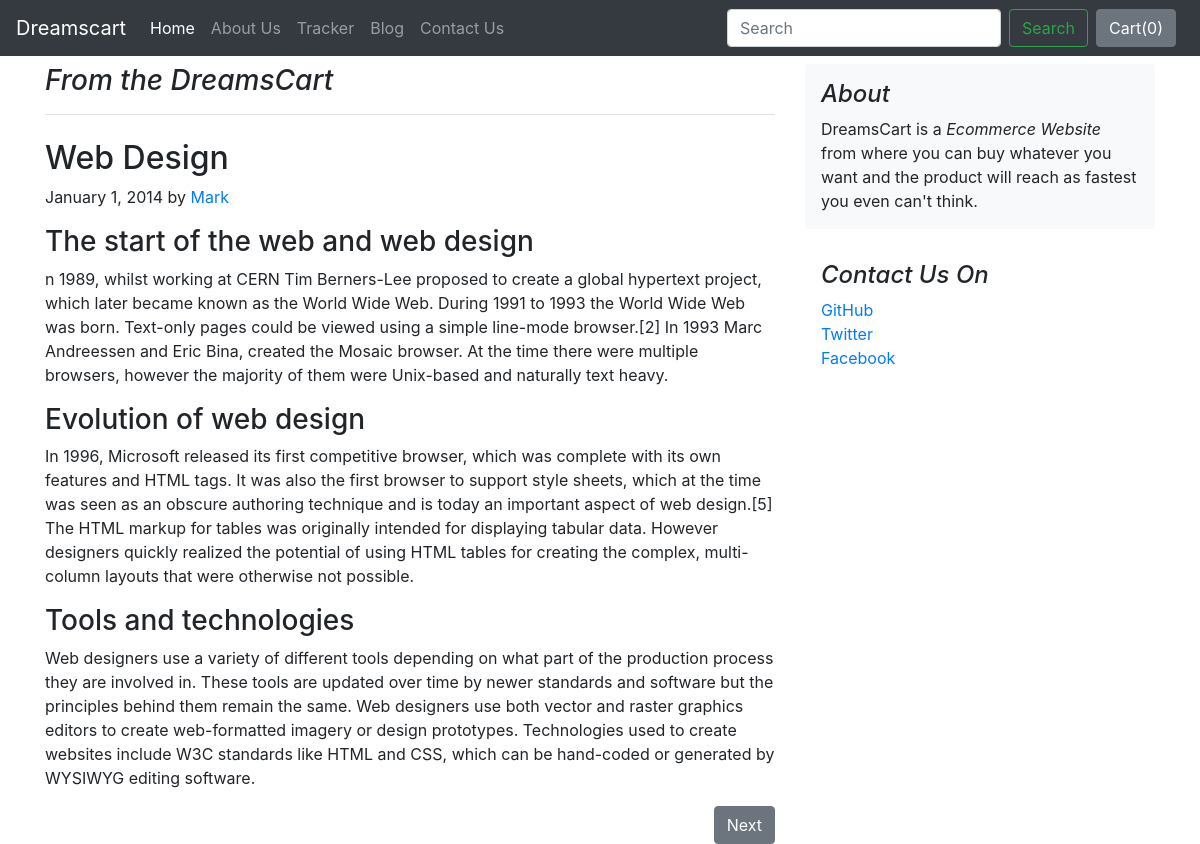
The page /blog/blogpost/1 on the database its author committed.
### blog/models.py (models this page shows, shortened)
class Blogpost(models.Model):
    post_id = models.AutoField(primary_key=True)
    title =   models.CharField(max_length=50)
    head0 =   models.CharField(max_length=500,default="")
    chead0 =  models.CharField(max_length=5000,default="")
    head1 =   models.CharField(max_length=500,default="")
    chead1 =  models.CharField(max_length=5000,default="")
    head2 =   models.CharField(max_length=500,default="")
    chead2 =  models.CharField(max_length=5000,default="")
    pub_date =models.DateField()
    image =   models.ImageField(upload_to="shop/images",default="")

### blog/views.py (the view)
# urls.py: path('blogpost/<int:id>', views.blogpost, name='blogPost'),
def blogpost(request,id):
	post = Blogpost.objects.filter(post_id = id)[0]
	if id <= 1:
		params = {'post':post,'next':id+1}
	elif id == len(Blogpost.objects.all()):
		params = {'post':post,'prev':id-1}
	else:
		params = {'post':post,'prev':id-1,'next':id+1}
	return render(request, 'blog/blogpost.html',params)

### blog/templates/blog/blogpost.html (shortened to what this page needs)
{% extends 'blog/demo.html' %}
{% block body %}
<div class="container">
    <div class="row mt-2">
        <div class="col-md-8 blog-main">
            <h3 class="pb-3 mb-4 font-italic border-bottom">
                From the DreamsCart
            </h3>
            <div class="blog-post">
                <h2 class="blog-post-title">{{post.title}}</h2>
                <p class="blog-post-meta">January 1, 2014 by <a href="#">Mark</a></p>
                <h3>{{post.head0}}</h3>
                <p>{{post.chead0}}</p>
                <h3>{{post.head1}}</h3>
                <p>{{post.chead1}}</p>
                <h3>{{post.head2}}</h3>
                <p>{{post.chead2}}</p>
            </div>
            <div>
                <div class="d-flex flex-row {% if prev %}justify-content-between{% else %}justify-content-end{% endif %}">
                    {%if next %}
                    <a href="{{next}}"><button type="button" class="btn btn-secondary">Next</button></a>
                    {% endif %}
                </div>
            </div>
        </div>
        <aside class="col-md-4 blog-sidebar">
            <div class="p-3 mb-3 bg-light rounded">
                <h4 class="font-italic">About</h4>
                <p class="mb-0">DreamsCart is a <em>Ecommerce Website</em> from where you can buy whatever you want and the product will reach as fastest you even can't think.</p>
            </div>
            <div class="p-3">
                <h4 class="font-italic">Contact Us On</h4>
                <ol class="list-unstyled">
                    <li><a href="#">GitHub</a></li>
                    <li><a href="#">Twitter</a></li>
                    <li><a href="#">Facebook</a></li>
                </ol>
            </div>
        </aside>
    </div>
</div>
{% endblock %}

### rows shown on the page
Blogpost: title "Web Design", head0 "The start of the web and web design", chead0 "n 1989, whilst working at CERN Tim Berners-Lee proposed to create a global hypertext project, which later became known as the World Wide Web. During 1991 to 1993 the World Wide Web was born. Text-only pages could be viewed using a simple line-mode browser.[2] In 1993 Marc Andreessen and Eric Bina, created the Mosaic browser. At the time there were multiple browsers, however the majority of them were Unix-based and naturally text heavy.", head1 "Evolution of web design", chead1 "In 1996, Microsoft released its first competitive browser, which was complete with its own features and HTML tags. It was also the first browser to support style sheets, which at the time was seen as an obscure authoring technique and is today an important aspect of web design.[5] The HTML markup for tables was originally intended for displaying tabular data. However designers quickly realized the potential of using HTML tables for creating the complex, multi-column layouts that were otherwise not possible.", head2 "Tools and technologies", chead2 "Web designers use a variety of different tools depending on what part of the production process they are involved in. These tools are updated over time by newer standards and software but the principles behind them remain the same. Web designers use both vector and raster graphics editors to create web-formatted imagery or design prototypes. Technologies used to create websites include W3C standards like HTML and CSS, which can be hand-coded or generated by WYSIWYG editing software."
